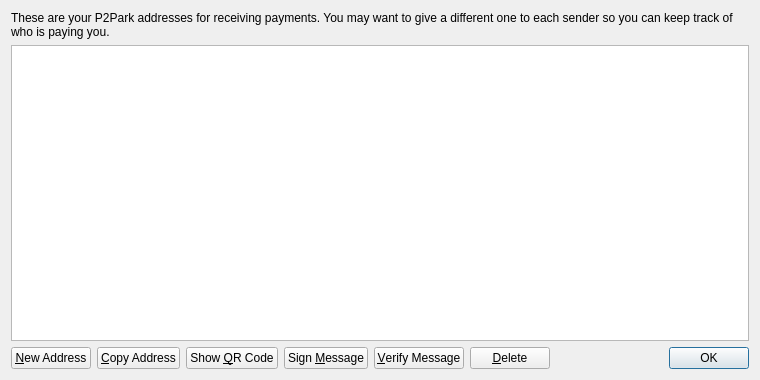
<?xml version="1.0" encoding="UTF-8"?>
<ui version="4.0">
 <class>AddressBookPage</class>
 <widget class="QWidget" name="AddressBookPage">
  <property name="geometry">
   <rect>
    <x>0</x>
    <y>0</y>
    <width>760</width>
    <height>380</height>
   </rect>
  </property>
  <property name="windowTitle">
   <string>Address Book</string>
  </property>
  <layout class="QVBoxLayout" name="verticalLayout">
   <item>
    <widget class="QLabel" name="labelExplanation">
     <property name="text">
      <string>These are your P2Park addresses for receiving payments. You may want to give a different one to each sender so you can keep track of who is paying you.</string>
     </property>
     <property name="textFormat">
      <enum>Qt::PlainText</enum>
     </property>
     <property name="wordWrap">
      <bool>true</bool>
     </property>
    </widget>
   </item>
   <item>
    <widget class="QTableView" name="tableView">
     <property name="contextMenuPolicy">
      <enum>Qt::CustomContextMenu</enum>
     </property>
     <property name="toolTip">
      <string>Double-click to edit address or label</string>
     </property>
     <property name="tabKeyNavigation">
      <bool>false</bool>
     </property>
     <property name="selectionMode">
      <enum>QAbstractItemView::SingleSelection</enum>
     </property>
     <property name="selectionBehavior">
      <enum>QAbstractItemView::SelectRows</enum>
     </property>
     <property name="sortingEnabled">
      <bool>true</bool>
     </property>
     <attribute name="verticalHeaderVisible">
      <bool>false</bool>
     </attribute>
    </widget>
   </item>
   <item>
    <layout class="QHBoxLayout" name="horizontalLayout">
     <item>
      <widget class="QPushButton" name="newAddressButton">
       <property name="toolTip">
        <string>Create a new address</string>
       </property>
       <property name="text">
        <string>&amp;New Address</string>
       </property>
      </widget>
     </item>
     <item>
      <widget class="QPushButton" name="copyToClipboard">
       <property name="toolTip">
        <string>Copy the currently selected address to the system clipboard</string>
       </property>
       <property name="text">
        <string>&amp;Copy Address</string>
       </property>
      </widget>
     </item>
     <item>
      <widget class="QPushButton" name="showQRCode">
       <property name="text">
        <string>Show &amp;QR Code</string>
       </property>
      </widget>
     </item>
     <item>
      <widget class="QPushButton" name="signMessage">
       <property name="toolTip">
        <string>Sign a message to prove you own a P2Park address</string>
       </property>
       <property name="text">
        <string>Sign &amp;Message</string>
       </property>
      </widget>
     </item>
     <item>
      <widget class="QPushButton" name="verifyMessage">
       <property name="toolTip">
        <string>Verify a message to ensure it was signed with a specified P2Park address</string>
       </property>
       <property name="text">
        <string>&amp;Verify Message</string>
       </property>
      </widget>
     </item>
     <item>
      <widget class="QPushButton" name="deleteButton">
       <property name="toolTip">
        <string>Delete the currently selected address from the list</string>
       </property>
       <property name="text">
        <string>&amp;Delete</string>
       </property>
      </widget>
     </item>
     <item>
      <spacer name="horizontalSpacer">
       <property name="orientation">
        <enum>Qt::Horizontal</enum>
       </property>
       <property name="sizeHint" stdset="0">
        <size>
         <width>40</width>
         <height>20</height>
        </size>
       </property>
      </spacer>
     </item>
     <item>
      <widget class="QDialogButtonBox" name="buttonBox">
       <property name="sizePolicy">
        <sizepolicy hsizetype="Maximum" vsizetype="Fixed">
         <horstretch>0</horstretch>
         <verstretch>0</verstretch>
        </sizepolicy>
       </property>
       <property name="standardButtons">
        <set>QDialogButtonBox::Ok</set>
       </property>
      </widget>
     </item>
    </layout>
   </item>
  </layout>
 </widget>
 <resources>
  <include location="../bitcoin.qrc"/>
 </resources>
 <connections/>
</ui>
